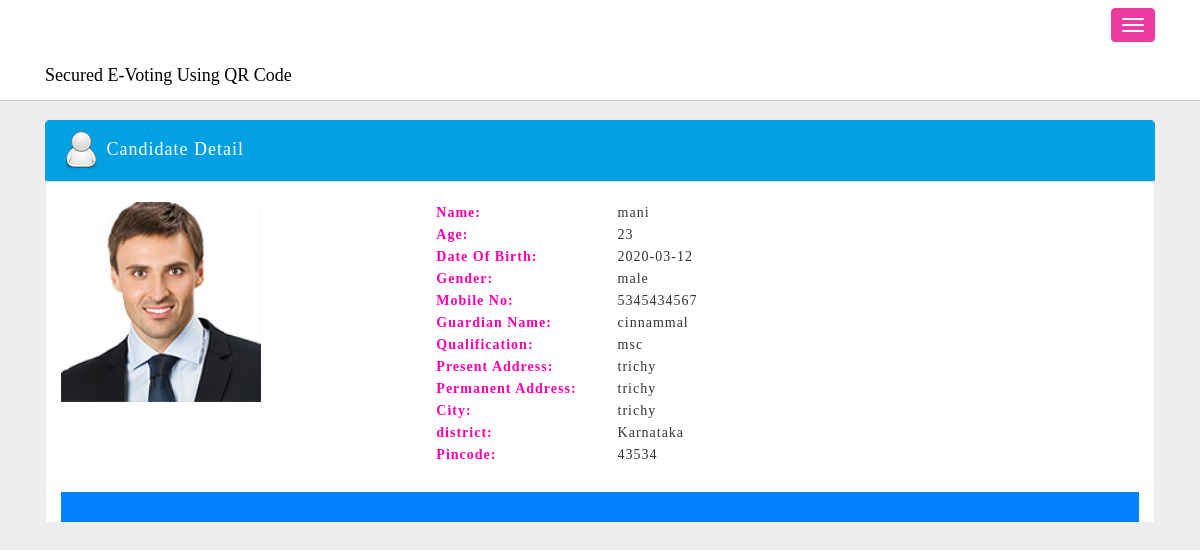
/e-voting_md/admin/view_candidate.php?cid=7 (signed in), run on an earlier commit of the app's database.
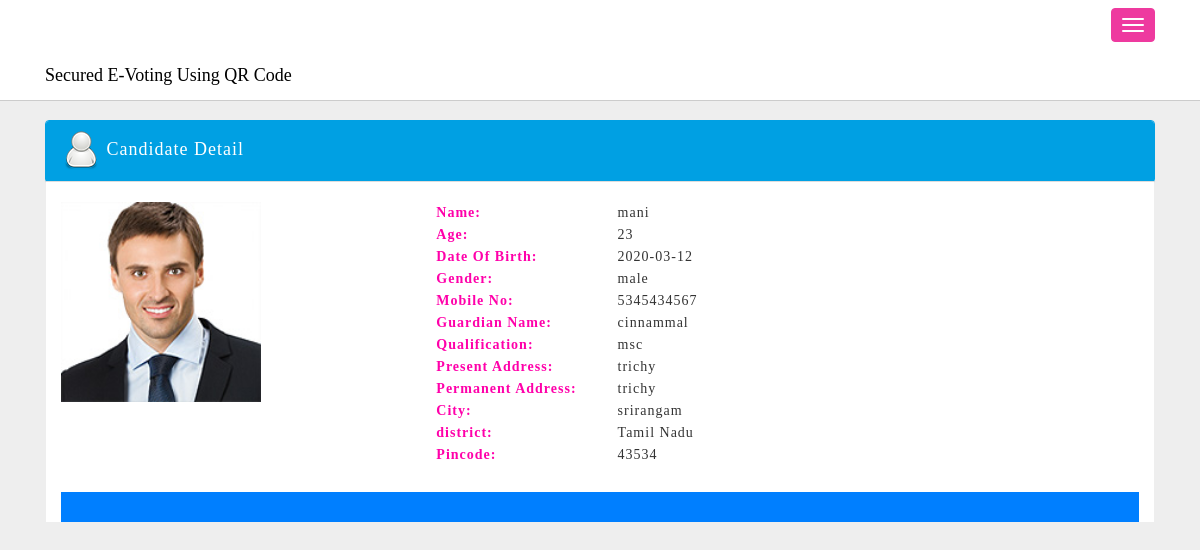
And on a later commit of the database.
### tables this page shows
CREATE TABLE `condidate` (
  `cid` int(11) NOT NULL auto_increment,
  `name` varchar(233) NOT NULL,
  `fname` varchar(233) NOT NULL,
  `age` varchar(23) NOT NULL,
  `dob` varchar(233) NOT NULL,
  `gender` varchar(233) NOT NULL,
  `gname` varchar(233) NOT NULL,
  `qualification` varchar(233) NOT NULL,
  `pre_address` varchar(233) NOT NULL,
  `per_address` varchar(233) NOT NULL,
  `city` varchar(233) NOT NULL,
  `state` varchar(233) NOT NULL,
  `pincode` varchar(233) NOT NULL,
  `photo` varchar(255) NOT NULL,
  `status` int(11) NOT NULL,
  `mobile` varchar(23) NOT NULL,
  `election` varchar(225) NOT NULL,
  PRIMARY KEY  (`cid`)
);

### e-voting_md/admin/view_candidate.php (the view, shortened to what this page needs)
<!DOCTYPE html>
<html lang="en">
<head>
    <link href="assets/css/bootstrap.css" rel="stylesheet">
    <link href="assets/css/mobile.css" rel="stylesheet">
</head>
<body>
    <nav class="navbar navbar-inverse navbar-fixed-top" role="navigation">
        <div class="container" id="menu">
			<div class="navbar-header">
                <button type="button" class="navbar-toggle" id="collapse-btn" data-toggle="collapse" data-target=".navbar-ex1-collapse">
                    <span class="icon-bar"></span>
                    <span class="icon-bar"></span>
                    <span class="icon-bar"></span>
                </button>
                 <a class="navbar-brand col-lg-12" id="brand" style="color:black;">
						<span style="font-family:elephant">Secured E-Voting Using QR Code</span>
				</a>
            </div>
		</div>
    </nav>
    <div class="container">
		<div class="row-fluid mtop120">
			<div class="col-lg-12 ">
				<div class="panel panel-default bg-white">
						<div class="panel-heading hidden-xs">
							<img src="images/user.png" alt="">
								Candidate Detail
						</div>
						<?php
						$cid=$_REQUEST['cid'];
						$select=mysql_query("select * from condidate where cid=$cid");
						$row=mysql_fetch_array($select); ?>
					<div class="col-lg-12 col-md-12 col-sm-12 col-xs-12 bg-white">
						<div class="col-md-4 mtop20 pbot20">
							<div class="row">
								<img src="../candidate/<?php echo $row['photo'] ?>" width="200" height="200">
							</div>
						</div>
						<div class="col-md-7 mtop20 pbot20">
							<table>
									<tr style="margin-top:20px"><th style="color:#FF00AA">Name:</th><td style="padding-left:40px"><?php echo $row['name'] ?></td></tr>
									<tr style="margin-top:10px"><th style="color:#FF00AA">Age:</th><td style="padding-left:40px"><?php echo $row['age'] ?></td></tr>
									<tr style="margin-top:10px"><th style="color:#FF00AA">Date Of Birth:</th><td style="padding-left:40px"><?php echo $row['dob'] ?></td></tr>
									<tr style="margin-top:10px"><th style="color:#FF00AA">Gender:</th><td style="padding-left:40px"><?php echo $row['gender'] ?></td></tr>
									<tr style="margin-top:10px"><th style="color:#FF00AA">Mobile No:</th><td style="padding-left:40px"><?php echo $row['mobile'] ?></td></tr>
									<tr style="margin-top:10px"><th style="color:#FF00AA">Guardian Name:</th><td style="padding-left:40px"><?php echo $row['gname'] ?></td></tr>
									<tr style="margin-top:10px"><th style="color:#FF00AA">Qualification:</th><td style="padding-left:40px"><?php echo $row['qualification'] ?></td></tr>
									<tr style="margin-top:10px"><th style="color:#FF00AA">Present Address:</th><td style="padding-left:40px"><?php echo $row['pre_address'] ?></td></tr>
									<tr style="margin-top:10px"><th style="color:#FF00AA">Permanent Address:</th><td style="padding-left:40px"><?php echo $row['per_address'] ?></td></tr>
									<tr style="margin-top:10px"><th style="color:#FF00AA">City:</th><td style="padding-left:40px"><?php echo $row['city'] ?></td></tr>
									<tr style="margin-top:10px"><th style="color:#FF00AA">district:</th><td style="padding-left:40px"><?php echo $row['state'] ?></td></tr>
									<tr style="margin-top:10px"><th style="color:#FF00AA">Pincode:</th><td style="padding-left:40px"><?php echo $row['pincode'] ?></td></tr>
								</table>
						</div>
						<div style="height:30px;background:#007FFF;margin-top:310px">
						</div>
					</div>
					</div>
				</div>
			</div>
		</div>
</body>
</html>

What changed in the data, as far as the page shows it:
changed condidate "mani": city "trichy" → "srirangam"; state "Karnataka" → "Tamil Nadu"
